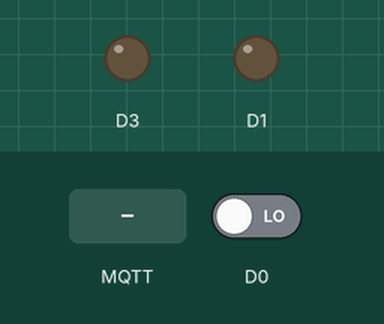
Simulated run of this sketch. Board: ESP8266 (NodeMCU). On the bench: output pins drawn as LEDs (lit = HIGH). The test bench sets the inputs (shaded band); at power-on: D0 LOW. WiFi joins after 1.5 s; servers stay silent unless stated; no MQTT or app messages arrive unless stated.

Above: at 2.7 s.
2.8 s: MQTT message "ON" arrives on the first subscribed topic
At 4.0 s:
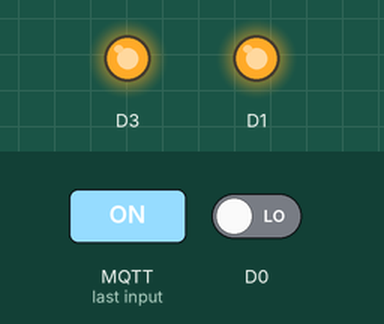
4.3 s: MQTT message "5" arrives on the first subscribed topic
At 5.2 s:
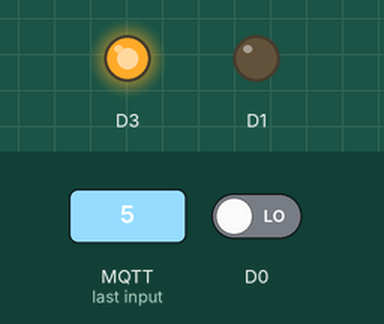
5.8 s: MQTT message "OFF" arrives on the first subscribed topic
At 6.4 s:
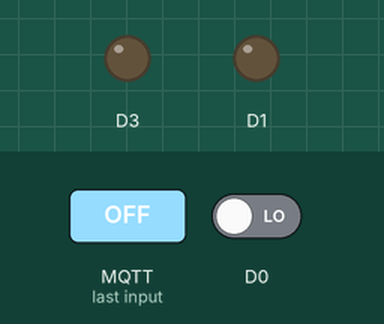
7.3 s: MQTT message "90" arrives on the first subscribed topic
At 8.7 s:
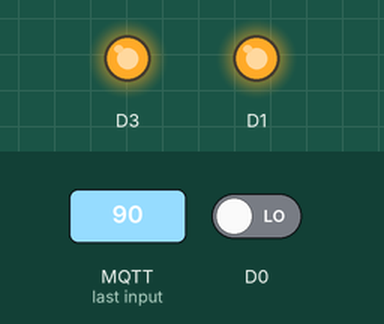
Timing chart, 0 to 9.8 s (numbered marks = the images above; inputs shaded):
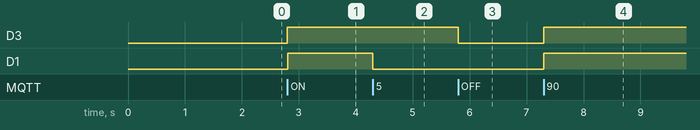

Measured:
- after the input at 2.8 s, D3, D1: LOW → HIGH at once
- after the input at 4.3 s, D1: HIGH → LOW at once
- after the input at 5.8 s, D3: HIGH → LOW at once
- after the input at 7.3 s, D3, D1: LOW → HIGH at once

The sketch:

convector.ino.ino
```cpp
#include <ESP8266WiFi.h>
#include <PubSubClient.h>
#include "convectionRadiator.hpp"
#include "mqttClient.hpp"
#include "array.hpp"
#include "button.hpp"

array<const char*, 2> topics = {"/woonkamer/radiator", "/woonkamer/radiator/brightness"};
WiFiClient espClient;
mqttClient client("KraanBast2.4", "Snip238!", "192.168.178.81", topics, espClient);

convectionRadiator convector(D3, "/woonkamer/radiator/state", "/woonkamer/radiator/availability", "/woonkamer/radiator/brightness/state", client);
button fansEnabledButton(D0);
// temperatureSensor tempSensor(A0, "/woonkamer/radiator/temperatuur", client);

void callback(char* topic, byte* payload, unsigned int length) {
    static String message;
    for (int i = 0; i < length; i++) {
        message.concat((char)payload[i]);
    }
    client.notifyListeners(message, topic);
    message = "";
}

void setup() {
    client.addListener(convector);          //Has to be added because availability has got to be updated
    client.setupWifi();
    client.setupConnections();
    fansEnabledButton.addListener(convector);
    pinMode(D5, INPUT);
    pinMode(D1, OUTPUT);
    digitalWrite(D1, HIGH);
    digitalWrite(D1, LOW);
}

void loop() {
    client.checkForMessages();
    if(millis() > fansEnabledButton.lastCheck + 250){
        fansEnabledButton.lastCheck = millis();
        fansEnabledButton.update();
    }
    // if (millis() > lastUpdate + 30000){
    //     tempSensor.publishTemperature();
    //     lastUpdate = millis();
    // }
}
```

array.hpp
```cpp
#ifndef __ARRAY_HPP
#define __ARRAY_HPP

template <class T, size_t N>
struct array {
    T data[N];

    static size_t length() {
        return N;
    }

    using type = T;

    T &operator[](size_t index) {
        return data[index];
    }

    const T &operator[](size_t index) const {
        return data[index];
    }

    T *begin() {
        return &data[0];
    }
    const T *begin() const {
        return &data[0];
    }

    T *end() {
        return &data[N];
    }

    const T *end() const {
        return &data[N];
    }

    bool operator==(const array<T, N> &rhs) const {
        if (this == &rhs)
            return true;
        for (size_t i = 0; i < N; i++)
            if ((*this)[i] != rhs[i])
                return false;
        return true;
    }

    bool operator!=(const array<T, N> &rhs) const {
        return !(*this == rhs);
    }
};

#endif //__ARRAY_HPP
```

button.cpp
```cpp
#include "button.hpp"

button::button(const unsigned int buttonPin):
	buttonPin(buttonPin)
{
	pinMode(buttonPin, INPUT);
	buttonPressed = (digitalRead(buttonPin) == HIGH);
}

void button::update(){
	if((digitalRead(buttonPin) == HIGH) != buttonPressed){
		buttonPressed = (digitalRead(buttonPin) == HIGH);
		for(uint8_t i = 0; i < amountOfListeners; i++){
			if(buttonPressed){
				listeners[i]->buttonPressed();
			} else {
				listeners[i]->buttonReleased();
			}
		}
	}
}

void button::addListener(buttonListener & listener){
	if(amountOfListeners < 8){
		listeners[amountOfListeners] = &listener;
		amountOfListeners++;
	}
}
```

button.hpp
```cpp
#ifndef __BUTTON_HPP
#define __BUTTON_HPP

#include "Arduino.h"

class buttonListener {
	public:
		virtual void buttonPressed() = 0;
		virtual void buttonReleased() = 0;
};

class button {
	private:
		const unsigned int buttonPin;
		bool buttonPressed;

		buttonListener * listeners[10];
		unsigned int amountOfListeners = 0;
	public:
		unsigned long lastCheck;
		button(const unsigned int buttonPin);

		void update();
		void addListener(buttonListener & listener);
};

#endif //__BUTTON_HPP
```

convectionRadiator.cpp
```cpp
#include "convectionRadiator.hpp"

convectionRadiator::convectionRadiator(const unsigned int pwmPin, const char* stateTopic, const char* availabilityTopic, const char* speedTopic, mqttClient & client):
	client(client),
	stateTopic(stateTopic),
	availabilityTopic(availabilityTopic),
	speedTopic(speedTopic),
	pwmPin(pwmPin)
{
	analogWriteFreq(25000);
	setFanSpeed(0);
}

bool convectionRadiator::setFanSpeed(const unsigned int fanSpeed){
	if(fanSpeed == 0){
		analogWrite(pwmPin, fanSpeed);
		client.sendMessage(stateTopic, "OFF");
		digitalWrite(D1, LOW);
	} else if(fansEnabled && fanSpeed > 200){		//Lower than this can't keep the fans blowing
		analogWrite(pwmPin, fanSpeed);
		lastKnownSpeed = fanSpeed;
		client.sendMessage(stateTopic, "ON");
		digitalWrite(D1, HIGH);
	} else {
		client.sendMessage(stateTopic, "OFF");
		digitalWrite(D1, LOW);
	}
	//To see what's happening in the background
	//client.sendMessage("debug", String("fanSpeed: " + String(fanSpeed) + ", lastKnownSpeed: " + String(lastKnownSpeed)).c_str());
}

unsigned int convectionRadiator::getFanSpeed(const unsigned int pin){
	return (1000000/pulseIn(pin, LOW))/4*60;
}

void convectionRadiator::turnOn(){
	setFanSpeed(lastKnownSpeed);
}

void convectionRadiator::turnOff(){
	setFanSpeed(0);
}

void convectionRadiator::updateAvailability(const bool stateAvailable){
	if(stateAvailable){
		client.sendMessage(availabilityTopic, "online");
	} else {
		client.sendMessage(availabilityTopic, "offline");
	}
}

void convectionRadiator::checkObstruction(){
	for(const unsigned int & pin : rpmPins){
		if(getFanSpeed(pin) < (16 * lastKnownSpeed / 10,23 + 500) - 800){
			turnOff();
			updateAvailability(false);
		}
	}
}

bool convectionRadiator::turnedOn(){
	if(lastKnownSpeed > 150){
		return true;
	} else {
		return false;
	}
}

void convectionRadiator::messageReceived(const String & receivedMessage, const char* topic){
	if(receivedMessage=="ON"){
        turnOn();
    } else if(receivedMessage=="OFF"){
        turnOff();
    }  else if(receivedMessage == "CONNECTED"){
    	updateAvailability(true);
    } else {
    	setFanSpeed(receivedMessage.toInt() * 4);
    	client.sendMessage(speedTopic, receivedMessage.c_str());
    }
}

void convectionRadiator::buttonPressed(){
	fansEnabled = true;
	updateAvailability(true);
}

void convectionRadiator::buttonReleased(){
	fansEnabled = false;
	setFanSpeed(0);
	updateAvailability(false);
}
```

convectionRadiator.hpp
```cpp
#ifndef __CONVECTOR_HPP
#define __CONVECTOR_HPP

#include "Arduino.h"
#include "mqttClient.hpp"
#include "button.hpp"

class convectionRadiator : public buttonListener, public messageListener {
	private:
		mqttClient & client;
		const char* stateTopic;
		const char* availabilityTopic;
		const char* speedTopic;

		const unsigned int pwmPin;
		const int rpmPins[4] = {D5, D6, D7, D2};

		unsigned int lastKnownSpeed = 500;
		bool fansEnabled = true;
	public:
		convectionRadiator(const unsigned int pwmPin, const char* stateTopic, const char* availabilityTopic, const char* speedTopic, mqttClient & client);

		bool setFanSpeed(const unsigned int fanSpeed);
		unsigned int getFanSpeed(const unsigned int pin);

		void turnOn();
		void turnOff();
		bool turnedOn();

		void updateAvailability(const bool stateAvailable);
		void checkObstruction();

		virtual void messageReceived(const String & receivedMessage, const char* topic = "");

		virtual void buttonPressed();
		virtual void buttonReleased();
};

#endif //__CONVECTOR_HPP
```

mqttClient.cpp
```cpp
#include "mqttClient.hpp"

mqttClient::mqttClient(char* ssid, char* password, char* mqttServer, array<const char*, 2> topics, WiFiClient & espClient):
    ssid(ssid),
    password(password),
    mqttServer(mqttServer),
    topics(topics),
    client(espClient)
{
    WiFi.mode(WIFI_STA);
}

void mqttClient::addListener(messageListener & listener){
    if(amountOfListeners <= 4){
        listeners[amountOfListeners] = &listener;
        amountOfListeners++;
    }
}

void mqttClient::notifyListeners(const String & message, const char* topic){
	for (int i = 0; i < amountOfListeners; i++){
        listeners[i]->messageReceived(message, topic);
    }
}

void mqttClient::setupWifi() {
    delay(10);
    WiFi.begin(ssid, password);

    while (WiFi.status() != WL_CONNECTED) {
        delay(500);
    }
}

void mqttClient::setupConnections(){
    client.setServer(mqttServer, 1883);
    client.setCallback(callback);
    for(const auto & topic : topics){
        client.subscribe(topic);
    }
    reconnect();                //Establish a connection by signing in with credentials.
}

void mqttClient::reconnect() {
    while (!client.connected()) {
        if (client.connect("ConvectorRadiator", "ConvectorClient", "Snip238!")) {
            for(const auto & topic : topics){
                client.subscribe(topic);
            }
            for (int i = 0; i < amountOfListeners; i++){
                listeners[i]->messageReceived("CONNECTED");
            }
            break;
        } else {
            delay(1000);
        }
    }
}

void mqttClient::checkForMessages(){
    if (!client.connected()) {
        reconnect();
    }
    client.loop();
}

void mqttClient::sendMessage(const char* topic, const char* messageToSend){
    client.publish(topic, messageToSend);
}
```

mqttClient.hpp
```cpp
#ifndef __CONNECTIONS_HPP
#define __CONNECTIONS_HPP

#include "Arduino.h"
#include <ESP8266WiFi.h>
#include <PubSubClient.h>
#include "array.hpp"

class messageListener {
    public:
        virtual void messageReceived(const String & receivedMessage, const char* topic = "") = 0;
};

void callback(char* topic, byte* payload, unsigned int length);

class mqttClient {
    private:
        char* ssid;
        char* password;
        char* mqttServer;

        array<const char*, 2> topics;
        PubSubClient client;
    public:
        messageListener * listeners[5] = {};
        uint8_t amountOfListeners = 0;

        mqttClient(char* ssid, char* password, char* mqttServer, array<const char*, 2> topics, WiFiClient & espClient);

        void addListener(messageListener & listener);
        void notifyListeners(const String & mesage, const char* topic);

        void setupWifi();
        void setupConnections();
        void reconnect();

        void checkForMessages();
        void sendMessage(const char* topic, const char* messageToSend);
};

#endif //__CONNECTIONS_HPP
```
